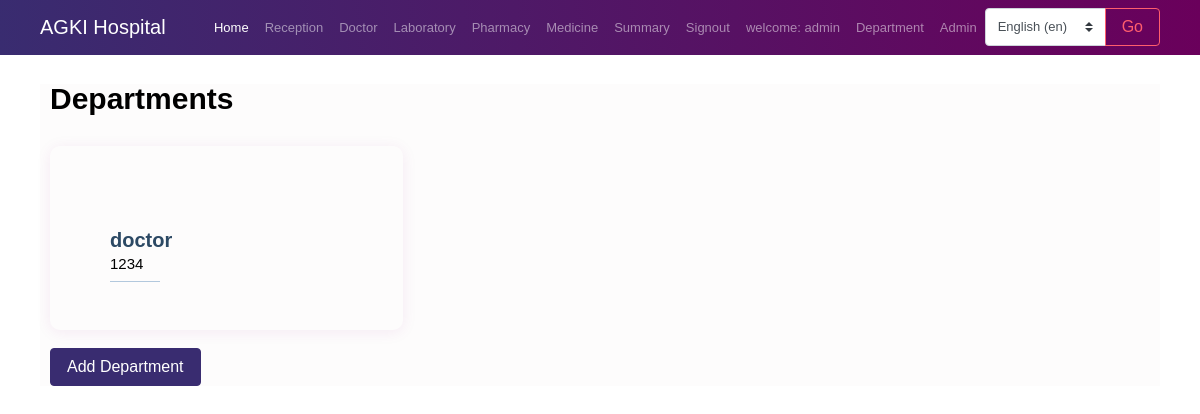
Screenshot of /department/ (signed in) with the database file from the repository.
### app/models.py (models this page shows, shortened)
class CustomUser(AbstractUser):
    phone = models.CharField(max_length=15, null=True,blank=True)
    location = models.CharField(max_length=30, null=True, blank=True)
    department = models.ForeignKey(Department, on_delete=models.CASCADE, null=True,blank=True)
    reg_no = models.CharField(max_length=10, unique=True)
    age = models.IntegerField(null=True)
    image = models.ImageField(upload_to ='media/',blank=True,null=True)
    is_doctor = models.BooleanField(default=False)
    is_laboratorist = models.BooleanField(default=False)
    is_receptionist = models.BooleanField(default=False)
    is_pharmacist = models.BooleanField(default=False)
    is_patient = models.BooleanField(default=True)

class Department(models.Model):
    name = models.CharField(max_length=20)
    descrption = models.CharField(max_length=20)

### app/views.py (the view)
# urls.py: path('department/', views.department,name='department'),
def department(request):
    x = Department.objects.all()
    context = {
        'x':x,
    }
    return render(request,'app/department.html',context)

### app/templates/app/department.html (shortened to what this page needs)
{% extends 'app/base.html' %}
{% block content %}
{% load static %}
<div class="container mt-5">
       <br>
    <section id="doctors" class="doctors">
      <div class="container">
        <div class="section-title">
          <h3>Departments</h3>
          </div>
        <div class="row">
            {% for i in x %}
          <div class="col-lg-4 mt-4" >
            <div class="member d-flex align-items-start" style="border-color: #2c4964;">
              <div class="member-info">
                <br>
                <br>
                <br>
                <h4>{{i.name}}</h4>
                <span>{{i.descrption}}</span>
                {% if user.is_superuser%}
                <a href="{% url 'departmentEdit' i.id %}" style="color: #6a005b;">
                    <i class="fas fa-edit"></i>
                </a>
                {% endif %}
              </div>
            </div>
          </div>
          {% endfor %}
        </div>
        <br>
        {% if user.is_superuser %}
        <a href="{% url 'departmentAdd' %}"><button class="btn btn-primary w-30">Add Department</button></a>
        {% endif %}
      </div>
    </section>
</div>
{% endblock %}

### app/templates/app/base.html (shortened to what this page needs)
{% load static %}
{% load i18n %}
        <!DOCTYPE html>
        <html lang="en">
        <head>
          <link rel="stylesheet" href="{% static 'app/vendors/iconfonts/font-awesome/css/all.min.css' %}">
          <link rel="stylesheet" href="{% static 'app/vendors/css/vendor.bundle.base.css' %}">
          <link rel="stylesheet" href="{% static 'app/vendors/css/vendor.bundle.addons.css' %}">
          <link rel="stylesheet" href="{% static 'app/css/style.css' %}">
        </head>
        <body>
          <div class="container-scroller">
      <nav class="navbar navbar-expand-lg navbar-dark fixed-top custom-navbar">
        <div class="container">
            <a class="navbar-brand" href="{% url 'home' %}">AGKI Hospital</a>
            <div class="collapse navbar-collapse" id="navbarNav">
                <ul class="navbar-nav ml-auto">
                    <li class="nav-item active">
                        <a class="nav-link" href="{% url 'home' %}">{% trans "Home" %} <span class="sr-only">(current)</span></a>
                    </li>
                    {% if user.is_receptionist %}
                    <li class="nav-item">
                        <a class="nav-link" href="{% url 'patientList' %}">Reception</a>
                    </li>
                    {% endif %}
                    {% if user.is_doctor %}
                    <li class="nav-item">
                      <a class="nav-link" href="{% url 'patientList' %}">Doctor</a>
                    </li>
                    {% endif %}
                    {% if user.is_laboratorist %}
                    <li class="nav-item">
                      <a class="nav-link" href="{% url 'patientList' %}">Laboratory</a>
                    </li>
                    {% endif %}
                    {% if user.is_pharmacist %}
                    <li class="nav-item">
                      <a class="nav-link" href="{% url 'patientList' %}">Pharmacy</a>
                    </li>
                    <li class="nav-item">
                      <a class="nav-link" href="{% url 'medicine' %}">Medicine</a>
                    </li>
                    {% endif %}
                    {% if user.is_doctor %}
                    <li class="nav-item">
                      <a class="nav-link" href="{% url 'patient_count_per_period' %}">Summary</a>
                    </li>
                    {% endif %}
                    {% if user.is_authenticated %}
                    <li class="nav-item">
                      <a class="nav-link" href="{% url 'signout' %}">{% trans "Signout" %}</a>
                    </li>
                    <li class="nav-item">
                      <a class="nav-link" href="{% url 'profile' %}">{% trans "welcome" %}: {{user.username}}</a>
                    </li>
                    {% else %}
                    <li class="nav-item">
                      <a class="nav-link" href="{% url 'signin' %}">{% trans "Signin/up" %}</a>
                    </li>
                    {% endif %}
                    {% if user.is_superuser %}
                    <li class="nav-item">
                      <a class="nav-link" href="{% url 'department' %}">Department</a>
                    </li>
                    <li class="nav-item">
                      <a class="nav-link" href="/admin">Admin</a>
                    </li>
                    {% endif %}
                    <li class="nav-item">
                      <form class="form-inline" action="{% url 'set_language' %}" method="post">
                          <div class="input-group">
                              <select class="custom-select" name="language" id="languageSelect">
                                  {% get_available_languages as LANGUAGES %}
                                  {% get_language_info_list for LANGUAGES as languages %}
                                  {% for language in languages %}
                                      <option value="{{ language.code }}" {% if language.code == LANGUAGE_CODE %} selected {% endif %}>
                                          {{ language.name_local }} ({{ language.code }})
                                      </option>
                                  {% endfor %}
                              </select>
                              <div class="input-group-append">
                                  <button class="btn btn-outline-danger" type="submit">Go</button>
                              </div>
                          </div>
                      </form>
                  </li>
                </ul>
            </div>
        </div>
    </nav>
    <br>
                  {% block content%}
                  {% endblock %}
          </body>
        </html>

### app/templates/app/base.html (style rules this page uses)
.custom-navbar { background: linear-gradient(85deg, #392c70, #6a005b); }

### app/templates/app/department.html (style rules this page uses)
.doctors { background: rgba(111, 82, 82, 0.016); }
.doctors .member { position: relative; box-shadow: 0px 2px 15px rgba(150, 31, 136, 0.08); padding: 30px; border-radius: 10px; }
.doctors .member .member-info { padding-left: 30px; }
.doctors .member h4 { font-weight: 700; margin-bottom: 5px; font-size: 20px; color: #2c4964; }
.doctors .member span { display: block; font-size: 15px; padding-bottom: 10px; position: relative; font-weight: 500; }
.doctors .member span::after { content: ""; position: absolute; display: block; width: 50px; height: 1px; background: #b2c8dd; bottom: 0; left: 0; }

### rows the page displays
CustomUser: username "admin"
Department: name "doctor", descrption "1234"

### other values shown
form field language "English (en)"
